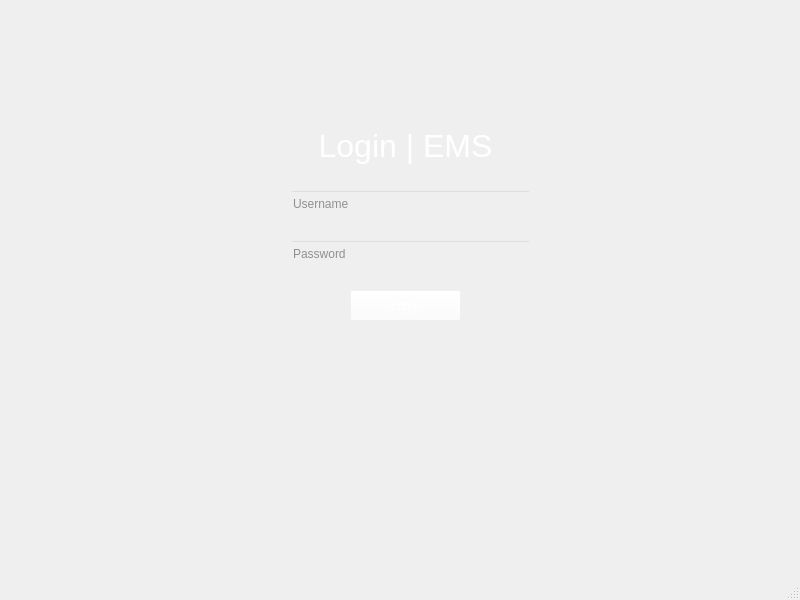
<?xml version="1.0" encoding="UTF-8"?>
<ui version="4.0">
 <class>MainWindow</class>
 <widget class="QMainWindow" name="MainWindow">
  <property name="geometry">
   <rect>
    <x>0</x>
    <y>0</y>
    <width>800</width>
    <height>600</height>
   </rect>
  </property>
  <property name="sizePolicy">
   <sizepolicy hsizetype="Fixed" vsizetype="Fixed">
    <horstretch>0</horstretch>
    <verstretch>0</verstretch>
   </sizepolicy>
  </property>
  <property name="windowTitle">
   <string>EMS | Login</string>
  </property>
  <property name="styleSheet">
   <string notr="true">background-image: url(:/backgrounds/resources/bg_tile.jpeg);</string>
  </property>
  <widget class="QWidget" name="centralwidget">
   <widget class="QLabel" name="label">
    <property name="geometry">
     <rect>
      <x>260</x>
      <y>120</y>
      <width>291</width>
      <height>51</height>
     </rect>
    </property>
    <property name="font">
     <font>
      <pointsize>24</pointsize>
     </font>
    </property>
    <property name="styleSheet">
     <string notr="true">color: rgb(255, 255, 255);
background-color: rgba(255, 255, 255, 0);
selection-background-color: rgba(255, 255, 255, 0);
alternate-background-color: rgba(255, 255, 255, 0);
border-color: rgba(255, 255, 255, 0);
border-right-color: rgba(255, 255, 255, 0);
border-bottom-color: rgba(255, 255, 255, 0);
border-left-color: rgba(255, 255, 255, 0);</string>
    </property>
    <property name="text">
     <string>Login | EMS</string>
    </property>
    <property name="alignment">
     <set>Qt::AlignCenter</set>
    </property>
   </widget>
   <widget class="QLineEdit" name="lineEdit">
    <property name="geometry">
     <rect>
      <x>290</x>
      <y>190</y>
      <width>241</width>
      <height>27</height>
     </rect>
    </property>
    <property name="styleSheet">
     <string notr="true">color: rgb(50,50,50);
background-color: rgba(255, 255, 255, 0);
selection-background-color: rgba(255, 255, 255, 0);
alternate-background-color: rgba(255, 255, 255, 0);
border-color: rgba(255, 255, 255, 0);
border-right-color: rgba(255, 255, 255, 0);
border-bottom-color: rgba(255, 255, 255, 0);
border-left-color: rgba(255, 255, 255, 0);</string>
    </property>
    <property name="placeholderText">
     <string>Username</string>
    </property>
   </widget>
   <widget class="QLineEdit" name="lineEdit_2">
    <property name="geometry">
     <rect>
      <x>290</x>
      <y>240</y>
      <width>241</width>
      <height>27</height>
     </rect>
    </property>
    <property name="styleSheet">
     <string notr="true">color: rgb(50,50,50);
background-color: rgba(255, 255, 255, 0);
selection-background-color: rgba(255, 255, 255, 0);
alternate-background-color: rgba(255, 255, 255, 0);
border-color: rgba(255, 255, 255, 0);
border-right-color: rgba(255, 255, 255, 0);
border-bottom-color: rgba(255, 255, 255, 0);
border-left-color: rgba(255, 255, 255, 0);</string>
    </property>
    <property name="placeholderText">
     <string>Password</string>
    </property>
   </widget>
   <widget class="QPushButton" name="pushButton">
    <property name="geometry">
     <rect>
      <x>350</x>
      <y>290</y>
      <width>111</width>
      <height>31</height>
     </rect>
    </property>
    <property name="styleSheet">
     <string notr="true">color: rgb(255, 255, 255);
background-color: rgba(255, 255, 255, 0.1);
selection-background-color: rgba(255, 255, 255, 0.1);
alternate-background-color: rgba(255, 255, 255, 0.1);
border-color: rgba(255, 255, 255, 0.1);
border-right-color: rgba(255, 255, 255, 0.1);
border-bottom-color: rgba(255, 255, 255, 0.1);
border-left-color: rgba(255, 255, 255, 0.1);</string>
    </property>
    <property name="text">
     <string>Login</string>
    </property>
   </widget>
  </widget>
  <widget class="QMenuBar" name="menubar">
   <property name="geometry">
    <rect>
     <x>0</x>
     <y>0</y>
     <width>800</width>
     <height>25</height>
    </rect>
   </property>
  </widget>
  <widget class="QStatusBar" name="statusbar"/>
 </widget>
 <resources>
  <include location="ems_custom/resource.qrc"/>
 </resources>
 <connections/>
</ui>
